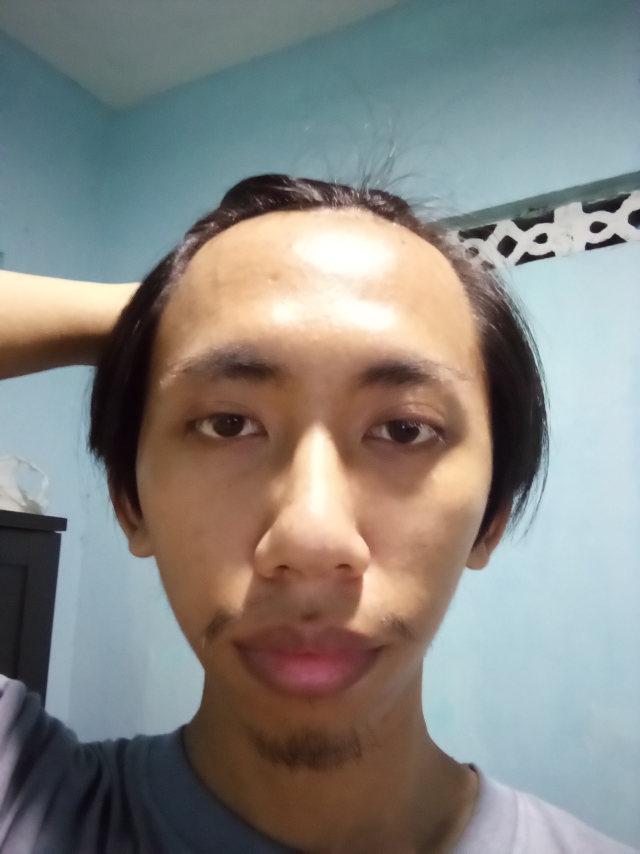
#> input picture Dataset/aku/aku1.jpg, 1920 x 2560 px, found by its file name (shown at 1/3 size)
$ jupyter execute --allow-errors studikasus2.ipynb
#> lines starting #> are read from the running program, lines starting #| are printed output that depends on the picture
[cell 1]
import cv2
import matplotlib.pyplot as plt

# Load Haar Cascade classifier for face detection
face_cascade = cv2.CascadeClassifier(cv2.data.haarcascades + 'haarcascade_frontalface_default.xml')

# Load the input image
img_path = 'C:/Users/Reza/miniconda3/envs/LatihanCV/Dataset/aku/aku1.jpg'
img = cv2.imread(img_path)
#> img is the input picture: shape (2560, 1920, 3); mean B, G, R 129.3, 133.4, 134

# Convert the image to grayscale (required for face detection)
gray = cv2.cvtColor(img, cv2.COLOR_BGR2GRAY)
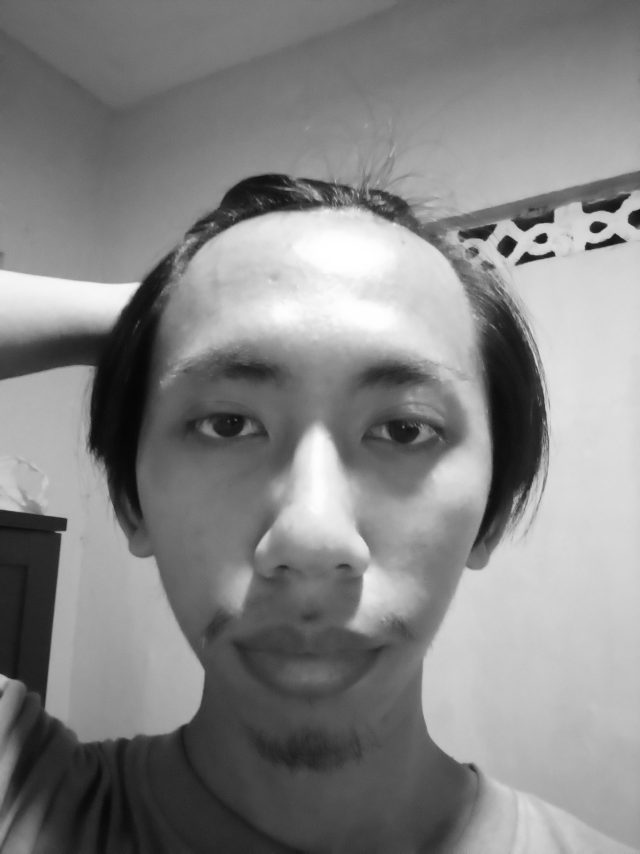
#> gray: shape (2560, 1920) (shown at 1/3 size); min 2, max 255, mean 133.1

# Detect faces in the image using the face_cascade
faces = face_cascade.detectMultiScale(gray, scaleFactor=1.5, minNeighbors=5)
#> faces = [[238, 771, 1384, 1384]]

# Show the original image with the detected face
plt.figure(figsize=(8, 6))
plt.imshow(cv2.cvtColor(img, cv2.COLOR_BGR2RGB))
plt.title('Original Image with Detected Face')
plt.axis('off')
plt.show()


# Draw bounding boxes around the detected faces and display the image
for (x, y, w, h) in faces:
    # Draw a rectangle around the detected face
    cv2.rectangle(img, (x-5, y-5), (x + w+5, y + h+5), (0, 255, 0), 4)#beri rectangle dan beri overlap sebesar 5
    face_dataset = img[y:y+h, x:x+w]

    # Show the original image with the detected faces and bounding boxes

    plt.figure(figsize=(8, 6))
    plt.imshow(cv2.cvtColor(img, cv2.COLOR_BGR2RGB))
    plt.title('Original Image with Detected Faces')
    plt.axis('off')
    plt.show()
    plt.figure(figsize=(8, 6))
    plt.imshow(cv2.cvtColor(face_dataset, cv2.COLOR_BGR2RGB))
    plt.title('Roi')
    plt.axis('off')
    plt.show()
#> this loop made 1 pass
#> pass 1, `face_dataset = img[y:y+h, x:x+w]`:
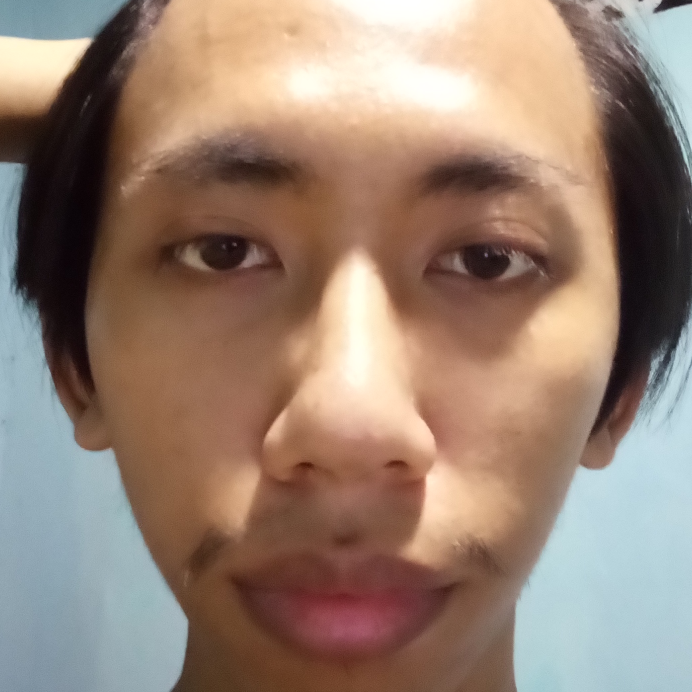
#> face_dataset: shape (1384, 1384, 3) (shown at 1/2 size); mean B, G, R 114.6, 129.1, 151.5
#> pass 1, `plt.show()`:
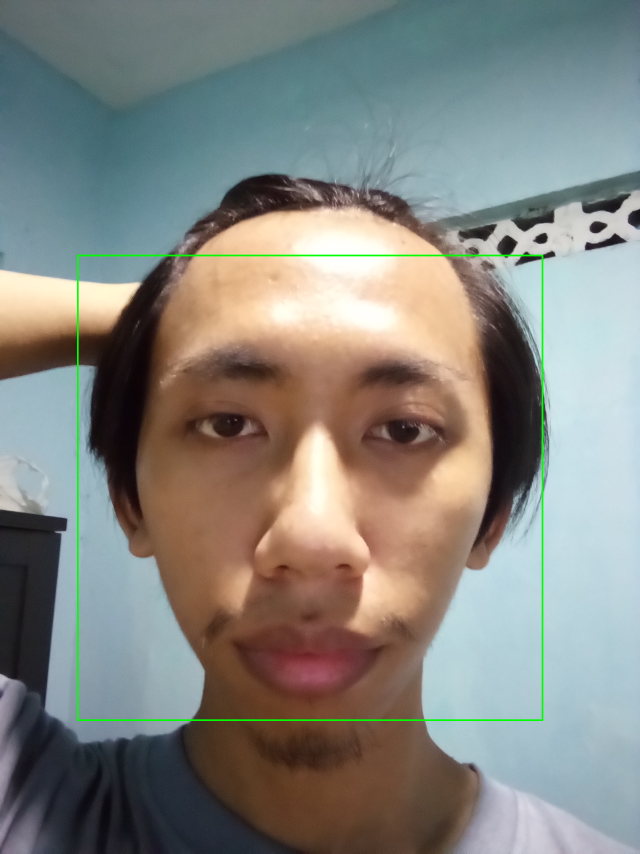
#> shown: shape (2560, 1920, 3) (shown at 1/3 size); mean R, G, B 133.1, 133.9, 128.4

[cell 2]
#image preprocessing
import cv2
import matplotlib.pyplot as plt
import os
import os.path
import numpy as np

# img=cv2.imread('../dataset/data/IMG_5058.jpg') #baca file gambar dari direktori dengan menggunakan open cv
img = face_dataset
#plt digunakan untuk menampilkan plot / gambar
plt.figure()
plt.title("Inputan")
plt.imshow(cv2.cvtColor(img, cv2.COLOR_BGR2RGB)) #menampilkan gambar
plt.show() #menampilkan plot

convert = img/255.0
plt.figure()
plt.title("prepro standarisasi") #membuat judul pada plot
plt.imshow(convert) #menampilkan gambar
plt.show()

[cell 3]
def haar(img):
    status = False
    face_dataset = []
    # Load Haar Cascade classifier for face detection
    face_cascade = cv2.CascadeClassifier(cv2.data.haarcascades + 'haarcascade_frontalface_default.xml')
    # Convert the image to grayscale (required for face detection)
    gray = cv2.cvtColor(img, cv2.COLOR_BGR2GRAY)

    # Detect faces in the image using the face_cascade
    faces = face_cascade.detectMultiScale(gray, scaleFactor=1.5, minNeighbors=5)
    # Draw bounding boxes around the detected faces and display the image
    for (x, y, w, h) in faces:
        # Draw a rectangle around the detected face
        face_dataset = img[y:y+h, x:x+w]
        status = True
    return status,face_dataset

[cell 4]
#menentukan direktori/folder data citra yang akan dibuka
dirname = 'C:/Users/Reza/miniconda3/envs/LatihanCV/Dataset'

#menentukan ukuran tinggi dan lebar gambar
height = 225
width = 225
dim = (width, height)

#mengumpulkan data citra yang akan dibuka dalam satu array
tampungan_data= []
tampungan_label=[]
for path, subdirs, files in os.walk(dirname):
    print(path)
    for name in files:
        img_path = (os.path.join(path, name))  #baca path data
        if (img_path.endswith("jpg")): #dengan file berekstensi jpg
            img = cv2.imread(img_path) #baca gambar
            path_parts = path.split('/')
            # Mengambil elemen terakhir dari path_parts sebagai kata terakhir
            last_word = path_parts[-1]
            #preprocessing data / segentasi  boleh dilakukan disini
            status, gambar_haar = haar(img)
            if(status):
                resized=cv2.resize(gambar_haar,dim, interpolation=cv2.INTER_LINEAR) #resize
                tampungan_data.append(resized/255.0) #menumpuk gambar blur pada array tampungan dan di sampling
                tampungan_label.append(last_word)
    X = np.array(tampungan_data)
    y = np.array(tampungan_label)
#> pass 2 of the loop `for path, subdirs, files in os.walk(dirname):`:
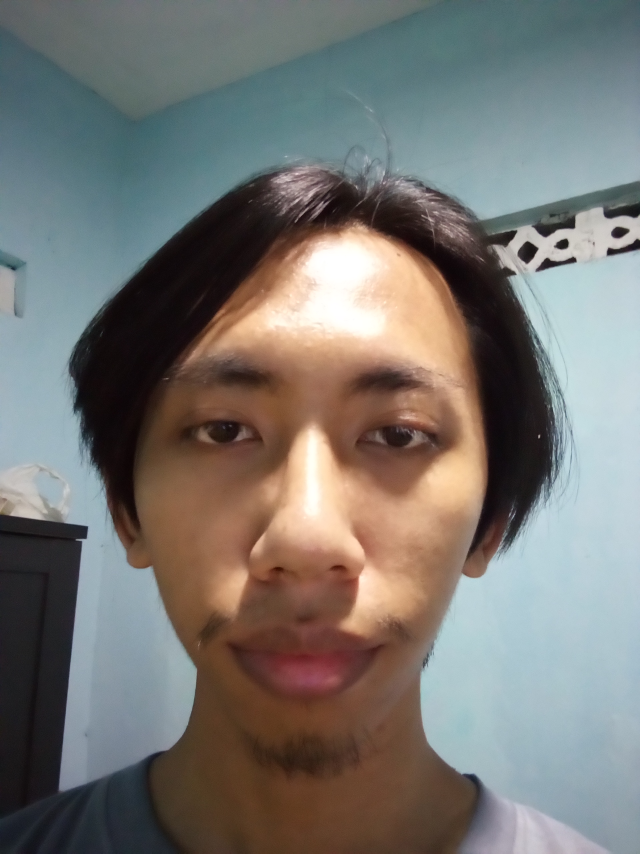
#> input picture Dataset/aku/aku3.jpg, 1920 x 2560 px (shown at 1/3 size)
#> img is the input picture: shape (2560, 1920, 3); mean B, G, R 114.4, 118.3, 120.4
#> in haar, `gray = cv2.cvtColor(img, cv2.COLOR_BGR2GRAY)`:
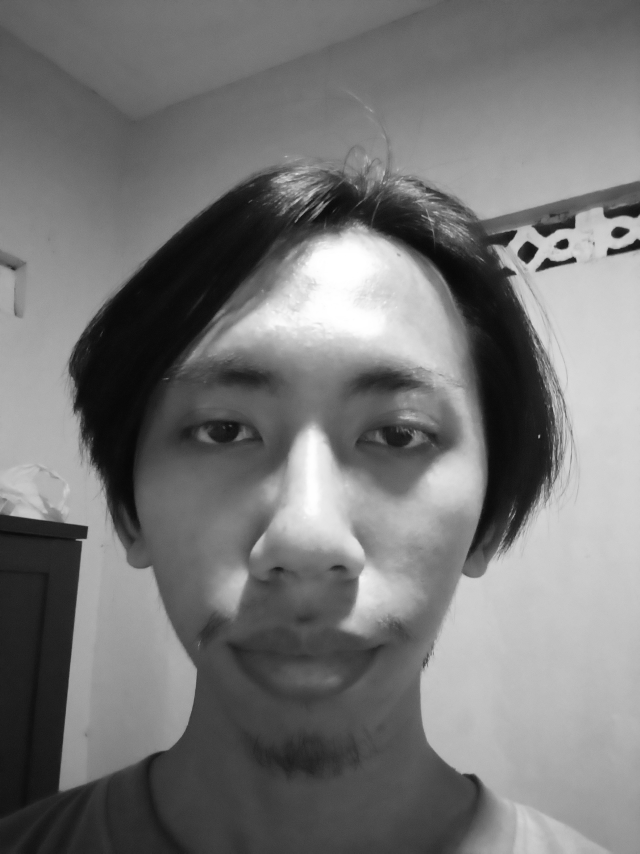
#> gray: shape (2560, 1920) (shown at 1/3 size); min 4, max 255, mean 118.5
#> in haar, `faces = face_cascade.detectMultiScale(gray, scaleFactor=1.5, minNeighb..`: faces = [[221, 774, 1384, 1384]]
#> the loop in haar, `for (x, y, w, h) in faces:` made 1 pass
#> `status, gambar_haar = haar(img)`: status = True
#> `resized=cv2.resize(gambar_haar,dim, interpolation=cv2.INTER_LINEAR)`:
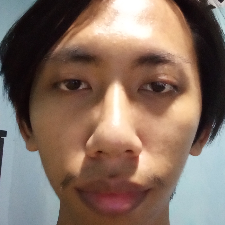
#> resized: shape (225, 225, 3); mean B, G, R 98, 111, 133
#> pass 3 of the loop `for path, subdirs, files in os.walk(dirname):`:
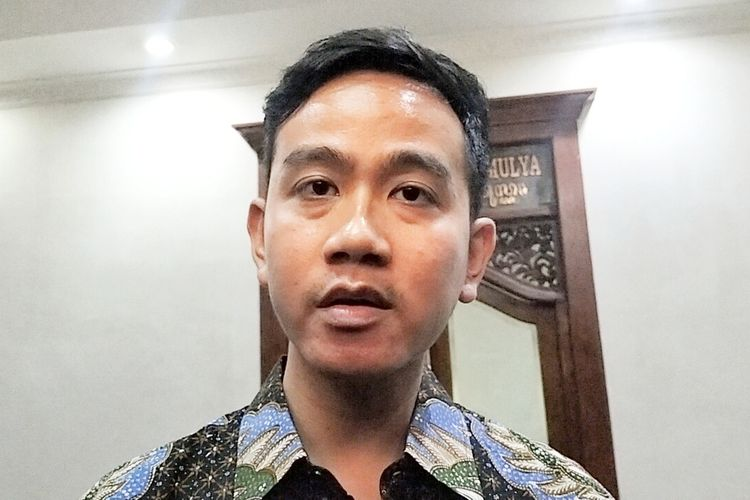
#> input picture Dataset/gibran/gibran1.jpg, 750 x 500 px
#> img is the input picture: shape (500, 750, 3); mean B, G, R 168.9, 176.1, 185.3
#> in haar (call 3), `gray = cv2.cvtColor(img, cv2.COLOR_BGR2GRAY)`:
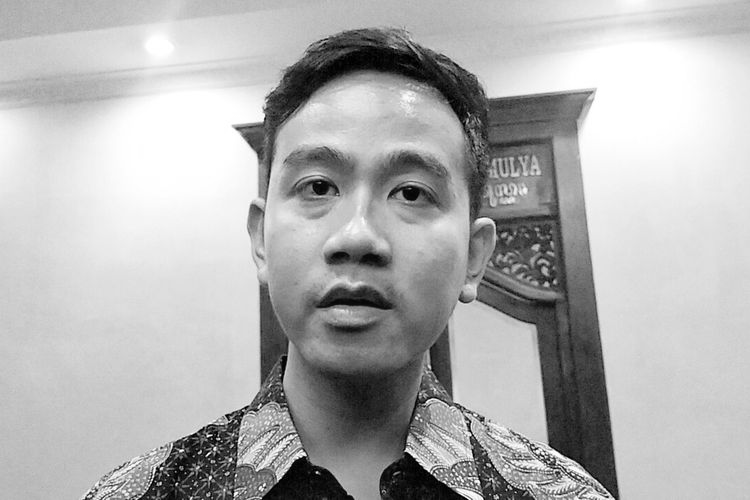
#> gray: shape (500, 750); min 0, max 255, mean 178
#> in haar (call 3), `faces = face_cascade.detectMultiScale(gray, scaleFactor=1.5, minNeighb..`: faces = [[224, 86, 273, 273]]
#> the loop in haar (call 3), `for (x, y, w, h) in faces:` made 1 pass
#> pass 1, in haar (call 3), `face_dataset = img[y:y+h, x:x+w]`:
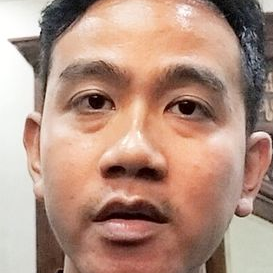
#> face_dataset: shape (273, 273, 3); mean B, G, R 129.6, 145.6, 179.3

[cell 5]
import seaborn as sns
list_label=np.unique(y) #mendapatkan label unik
label_dict = {label: idx for idx, label in enumerate(list_label)} #masukkan dalam list
print(label_dict)
label_numerik = [label_dict[s] for s in y] #ubah kedalam numerik
label_numerik_array = np.array(label_numerik)

# Visualisasikan jumlah dalam plot
sns.countplot(x=label_numerik_array)
plt.xlabel('Numeric Labels')
plt.ylabel('Count')
plt.title('Count Plot for Numeric Labels')
plt.show()
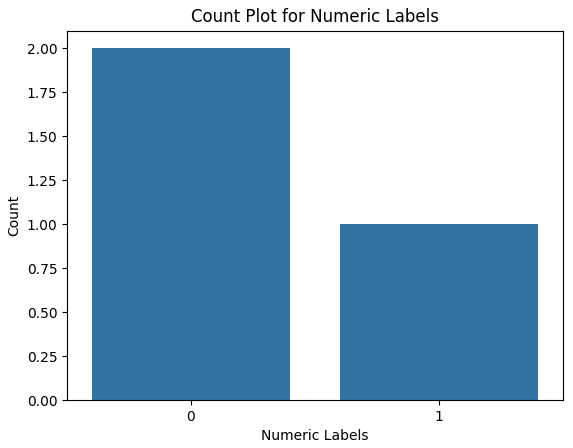
#> figure drawn by matplotlib, 1 panel

# simpan dalam file npy untuk labeling
np.save('C:/Users/Reza/miniconda3/envs/LatihanCV/weight/label_knn.npy', label_dict)

[cell 6]
import numpy as np
import matplotlib.pyplot as plt

# Randomly select 6 indices from the data
#> (the rest of this cell did not finish here and is left out)

[cell 7]
print(f"awal {X.shape}")
#| awal (3, 225, 225, 3)

jml_data = X.shape[0]
#> jml_data = 3
h = X.shape[1]
#> h = 225
w = X.shape[2]
#> w = 225
d = X.shape[3]
#> d = 3
flatten  = h*w*d
#> flatten = 151875
#untuk shape ML itu 1 dimensi jadi X 3 dimensi harus di reshape jadi 1dimensi
X_1d = X.reshape(jml_data, flatten)

print(f"akhir {X_1d.shape}")
#| akhir (3, 151875)

[cell 8]
from sklearn.model_selection import train_test_split #library untuk train test split

#melakukan splitting data
#> (the rest of this cell did not finish here and is left out)

[cell 9]
from sklearn.neighbors import KNeighborsClassifier
from sklearn.metrics import classification_report , confusion_matrix
import seaborn as sns
model = KNeighborsClassifier(n_neighbors=5, metric="minkowski") #knn dengan nilai n ditentukan
#> (the rest of this cell did not finish here and is left out)

[cell 10]
# Visualize the metric distances for each label separately with different marker shapes
plt.figure(figsize=(8, 6))

# Dictionary to map label to marker shape
marker_dict = {0: 's', 1: '^', 2: 'o'}
# Get the distances to the k nearest neighbors for each data point
#> (the rest of this cell did not finish here and is left out)

#> (a cell that did not finish here is left out)

#> (a cell that did not finish here is left out)

#> (a cell that did not finish here is left out)

[cell 14]
import matplotlib.pyplot as plt
import cv2
import os
import os.path
import numpy as np

# Membaca gambar
url = 'C:/Users/Reza/miniconda3/envs/LatihanCV/Dataset/aku/aku1.jpg'
img = cv2.imread(url)

# Preprocessing gambar
status, haarnya = haar(img)
convert = haarnya / 255.0
img_resize = cv2.resize(convert, (225, 225))
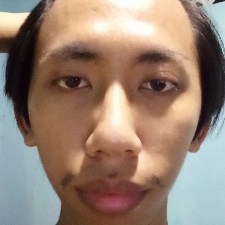
#> img_resize: shape (225, 225, 3) float64; mean B, G, R 0.449, 0.506, 0.594

# Menampilkan hasil preprocessing
plt.figure()
plt.title("Hasil preprocessing")
plt.imshow(img_resize)
plt.show()

# Mengubah gambar menjadi array
test = img_resize.flatten().reshape(1, -1)

# Menampilkan ukuran gambar
print(f"Ukuran gambar test: {test.shape}")
#| Ukuran gambar test: (1, 151875)

# Menghitung probabilitas
#> (the rest of this cell did not finish here and is left out)

[cell 15]
import pickle
pickle.dump(model, open('model_haar_knn.pkl', 'wb')) #simpan dalam file.pkl
loaded_model = pickle.load(open('model_haar_knn.pkl', 'rb')) # load model yg dibuat

#> (the rest of this cell did not finish here and is left out)

[cell 16]
import cv2
import matplotlib.pyplot as plt
import os
def haar(img):
    face_dataset = []
    status = False
    # Load Haar Cascade classifier for face detection
    face_cascade = cv2.CascadeClassifier(cv2.data.haarcascades + 'haarcascade_frontalface_default.xml')
    # Convert the image to grayscale (required for face detection)
    gray = cv2.cvtColor(img, cv2.COLOR_BGR2GRAY)

    # Detect faces in the image using the face_cascade
    faces = face_cascade.detectMultiScale(gray, scaleFactor=1.5, minNeighbors=5)
#> faces = [[238, 771, 1384, 1384]]
    # Draw bounding boxes around the detected faces and display the image
    for (x, y, w, h) in faces:
        # Draw a rectangle around the detected face
        face_dataset = img[y:y+h, x:x+w]
        status = True
#> this loop made 1 pass
    return status,face_dataset

[cell 17]
import cv2
import matplotlib.pyplot as plt

# Loading the image
img = cv2.imread('C:/Users/Reza/miniconda3/envs/LatihanCV/Dataset/aku/aku1.jpg')
status,haarnya=haar(img)
# Applying SIFT detector
sift = cv2.SIFT_create(500)
kpts, des = sift.detectAndCompute(haarnya, None)
#> kpts = 413 keypoints; strongest (x, y, size): (718, 714, 169.3), (1150, 653, 111), (714, 583, 80.9), (920, 487, 206)
# Marking the keypoint on the image using circles
img=cv2.drawKeypoints(haarnya, kpts , haarnya ,flags=cv2.DRAW_MATCHES_FLAGS_DRAW_RICH_KEYPOINTS)
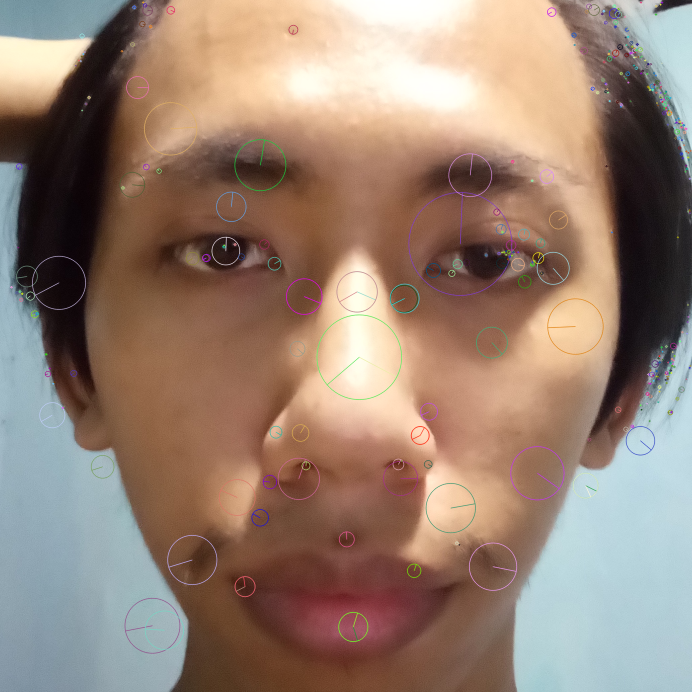
#> img: shape (1384, 1384, 3) (shown at 1/2 size); mean B, G, R 115, 129.3, 151.5
print(f" jumlah keypoint terbentuk {len(kpts)}")
#|  jumlah keypoint terbentuk 413
plt.imshow(cv2.cvtColor(img, cv2.COLOR_BGR2RGB))

[cell 18]
import numpy as np
# kmeans works only on float, so convert integers to float
descriptors_float = des.astype(float)
# Perform k-means clustering and vector quantization
from scipy.cluster.vq import kmeans, vq
k = 100  #dari total 500 diambil hanya 200
voc, variance = kmeans(obs=descriptors_float, k_or_guess=k, iter=5)
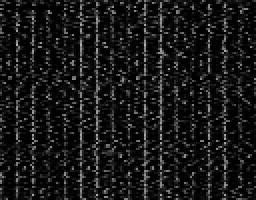
#> voc: shape (100, 128) float64 (shown 2 times larger); min 0, max 182.4, mean 23.9
#> variance = 193.8
# Calculate the histogram of features and represent them as vector
#vq Assigns codes from a code book to observations.
im_features = np.zeros((1, k), "float32")
for i in range(1):
    words, distance = vq(des,voc)
    for w in words:
        im_features[i][w] += 1
print(im_features.shape)
#| (1, 100)
print(im_features)
#| [[ 3.  3.  9.  1.  1.  2.  2.  3.  2.  4.  4.  3.  5.  2.  4. 11.  1.  2.
#|    3.  6.  3.  2.  5.  1.  5.  9.  1.  2.  4.  6. 10.  1.  5.  1.  3.  9.
#|    7.  3.  2.  1.  2.  2.  4.  5.  2.  3.  1.  5.  2.  1.  5.  2.  2.  3.
#|    8.  4.  2.  2.  3.  6.  2.  7.  3.  2.  8.  2.  8. 10. 12.  9.  1.  3.
#|    7.  2.  4.  6.  7.  2.  4.  2.  3. 10.  2.  4.  6.  6.  4.  5.  1.  7.
#|    2.  5.  5.  4.  2.  8.  7.  7.  8.  1.]]

[cell 19]
#menentukan direktori/folder data citra yang akan dibuka
dirname = 'C:/Users/Reza/miniconda3/envs/LatihanCV/Dataset/'

#menentukan ukuran tinggi dan lebar gambar
height = 225
width = 225
dim = (width, height)

#BRISK is a good replacement to SIFT. ORB also works but didn;t work well for this example
sift = cv2.SIFT_create()
#mengumpulkan data citra yang akan dibuka dalam satu array
tampungan_data = []
tampungan_label = []
for path, subdirs, files in os.walk(dirname):
    print(path)
    for name in files:
        img_path = (os.path.join(path, name))  #baca path data
        if (img_path.endswith("jpg")): #dengan file berekstensi jpg
            img = cv2.imread(img_path) #baca gambar
            status, haarnya = haar(img)
            if(status):
                resized=cv2.resize(haarnya,dim, interpolation=cv2.INTER_LINEAR) #resize
                kpts, des = sift.detectAndCompute(resized, None)
                tampungan_data.append(des)

                path_parts = path.split('/')
                # Mengambil elemen terakhir dari path_parts sebagai kata terakhir
                last_word = path_parts[-1]
                #preprocessing data / segentasi  boleh dilakukan disini
                tampungan_label.append(last_word)
    X = np.array(tampungan_data, dtype=object)
    y = np.array(tampungan_label)
#> pass 2 of the loop `for path, subdirs, files in os.walk(dirname):`:
#> the loop in haar (call 2), `for (x, y, w, h) in faces:` made 1 pass
#> `kpts, des = sift.detectAndCompute(resized, None)`: kpts = 96 keypoints; strongest (x, y, size): (186, 108, 19), (117, 115, 28.4), (116, 94, 13.1), (147, 165, 16.8)
#> pass 3 of the loop `for path, subdirs, files in os.walk(dirname):`:
#> `kpts, des = sift.detectAndCompute(resized, None)`: kpts = 189 keypoints; strongest (x, y, size): (93, 141, 10.8), (26, 103, 8.5), (80, 83, 9.3), (122, 142, 12.9)

[cell 20]
descriptors = None
for descriptor in X:
    if descriptors is None:
        descriptors = descriptor
    else:
        descriptors = np.vstack((descriptors, descriptor)) #gunakan untuk menggabungkan deskriptor menjadi satu tumpukan

#kmeans works only on float, so convert integers to float
descriptors_float = descriptors.astype(float)
# Perform k-means clustering and vector quantization
from scipy.cluster.vq import kmeans, vq

k = 200  #k means with 100 clusters gives lower accuracy for the aeroplane example
voc, variance = kmeans(obs=descriptors_float, k_or_guess=k, iter=5)
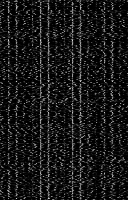
#> voc: shape (200, 128) float64; min 0, max 215, mean 24.2

# Calculate the histogram of features and represent them as vector
# vq Assigns codes from a code book to observations.
im_features = np.zeros((len(y), k), "float32")
for i in range(len(y)):
    words, distance = vq(X[i],voc)
    for w in words:
        im_features[i][w] += 1
print(im_features.shape)
#| (3, 200)
